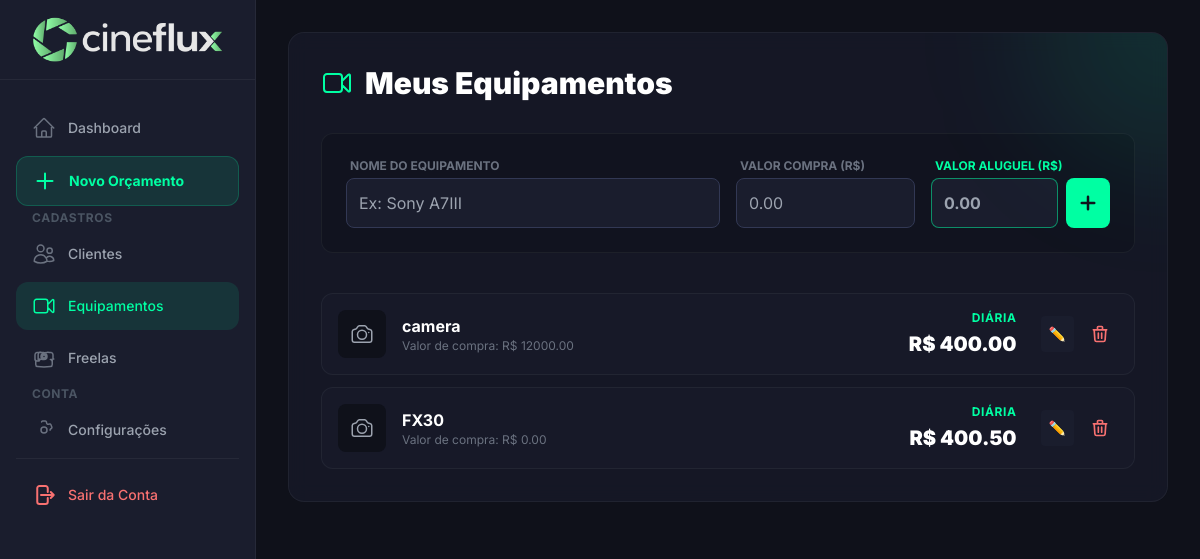
Page /operations/equipamentos (signed in) on the committed database.
### app/models.py (models this page shows)
class Equipment(db.Model):
    __tablename__ = 'equipment'
    id = db.Column(db.Integer, primary_key=True)
    user_id = db.Column(db.Integer, db.ForeignKey('user.id'), nullable=False, index=True)
    name = db.Column(db.String(100), nullable=False)
    purchase_value = db.Column(db.Numeric(12, 2), default=0.00)
    rental_value = db.Column(db.Numeric(12, 2), default=0.00)

### app/routes/operations.py (the view, shortened to what this page needs)
@operations_bp.route('/equipamentos', methods=['GET', 'POST'])
@login_required
def my_equipment():
    return render_template('my_equipment.html', equipments=Equipment.query.filter_by(user_id=current_user.id).all())

### app/templates/my_equipment.html (shortened to what this page needs)
{% extends "base.html" %}
{% block content %}
<div class="max-w-4xl mx-auto pb-20">
    <div class="glass p-8 rounded-2xl border border-white/5 relative overflow-hidden">
        <div class="absolute top-0 right-0 w-64 h-64 bg-neon-500/10 rounded-full blur-3xl -mr-32 -mt-32 pointer-events-none"></div>
        <h2 class="text-3xl font-black text-white mb-8 flex items-center gap-3">
            Meus Equipamentos
        </h2>
        <form method="POST" action="{{ url_for('operations.my_equipment') }}" class="grid grid-cols-1 md:grid-cols-4 gap-4 mb-10 bg-dark-900/50 p-6 rounded-xl border border-white/5">
            <div class="md:col-span-2">
                <label class="text-xs text-gray-500 font-bold ml-1 mb-1 block">NOME DO EQUIPAMENTO</label>
                <input type="text" name="name" required placeholder="Ex: Sony A7III" class="w-full bg-dark-800 border border-dark-600 rounded-lg p-3 text-white focus:border-neon-500 outline-none transition">
            </div>
            <div>
                <label class="text-xs text-gray-500 font-bold ml-1 mb-1 block">VALOR COMPRA (R$)</label>
                <input type="number" step="0.01" name="purchase_value" placeholder="0.00" class="w-full bg-dark-800 border border-dark-600 rounded-lg p-3 text-white focus:border-neon-500 outline-none transition">
            </div>
            <div>
                <label class="text-xs text-neon-500 font-bold ml-1 mb-1 block">VALOR ALUGUEL (R$)</label>
                <div class="flex gap-2">
                    <input type="number" step="0.01" name="rental_value" required placeholder="0.00" class="w-full bg-dark-800 border border-neon-500/50 rounded-lg p-3 text-white focus:border-neon-500 outline-none transition font-bold">
                    <button type="submit" class="bg-neon-500 hover:bg-neon-400 text-dark-900 p-3 rounded-lg font-bold transition flex items-center justify-center">
                        <svg xmlns="http://www.w3.org/2000/svg" fill="none" viewBox="0 0 24 24" stroke-width="3" stroke="currentColor" class="w-5 h-5"><path stroke-linecap="round" stroke-linejoin="round" d="M12 4.5v15m7.5-7.5h-15" /></svg>
                    </button>
                </div>
            </div>
        </form>
        <div class="space-y-3">
            {% for gear in equipments %}
            <div class="flex items-center justify-between p-4 bg-dark-800/50 border border-white/5 rounded-xl hover:bg-dark-800 transition group">
                <div class="flex items-center gap-4">
                    <div class="bg-dark-900 p-3 rounded-lg text-gray-400">
                    </div>
                    <div>
                        <h3 class="font-bold text-white">{{ gear.name }}</h3>
                        <p class="text-xs text-gray-500">Valor de compra: R$ {{ "%.2f"|format(gear.purchase_value or 0) }}</p>
                    </div>
                </div>
                <div class="flex items-center gap-6">
                    <div class="text-right">
                        <p class="text-xs text-neon-500 font-bold uppercase tracking-wider mb-1">Diária</p>
                        <p class="text-xl font-black text-white">R$ {{ "%.2f"|format(gear.rental_value) }}</p>
                    </div>
                    <div class="flex gap-2">
                        <a href="{{ url_for('operations.edit_equipment', id=gear.id) }}" class="bg-dark-800 hover:bg-dark-700 p-2 rounded text-gray-300 text-sm transition" title="Editar">
                            ✏️
                        </a>
                        <form action="{{ url_for('operations.delete_equipment', id=gear.id) }}" method="POST" class="inline" onsubmit="return confirm('Tem certeza que deseja excluir?');">
                            <button type="submit" class="text-red-400 hover:text-red-300 p-2 transition hover:scale-110" title="Excluir">
                                <svg xmlns="http://www.w3.org/2000/svg" class="h-5 w-5" fill="none" viewBox="0 0 24 24" stroke="currentColor" stroke-width="2">
                                    <path stroke-linecap="round" stroke-linejoin="round" d="M19 7l-.867 12.142A2 2 0 0116.138 21H7.862a2 2 0 01-1.995-1.858L5 7m5 4v6m4-6v6m1-10V4a1 1 0 00-1-1h-4a1 1 0 00-1 1v3M4 7h16" />
                                </svg>
                            </button>
                        </form>
                    </div>
                </div>
            </div>
            {% else %}
            <div class="text-center py-12 text-gray-500 border border-dashed border-gray-700 rounded-xl">
                <p>Nenhum equipamento cadastrado ainda.</p>
            </div>
            {% endfor %}
        </div>
    </div>
</div>
{% endblock %}

### app/templates/base.html (shortened to what this page needs)
<!DOCTYPE html>
<html lang="pt-br">
<head>
    <script src="https://cdn.tailwindcss.com"></script>
</head>
<body class="flex h-screen overflow-hidden font-sans bg-dark-900">
    {% if request.endpoint != 'auth.login' and request.endpoint != 'auth.register' %}
    <aside class="sidebar w-64 bg-dark-800 border-r border-white/5 hidden md:flex flex-col z-50">
        <div class="h-20 flex items-center px-6 border-b border-white/5">
            <img src="{{ url_for('static', filename='logo.png') }}" alt="CineOrça" class="h-20 w-auto object-contain">
        </div>
        <nav class="flex-1 px-4 space-y-1 mt-6 overflow-y-auto">
            <a href="{{ url_for('dashboard.dashboard') }}"
               class="group flex items-center gap-3 px-4 py-3 text-sm font-medium rounded-xl transition {{ 'bg-neon-500/10 text-neon-500' if request.endpoint == 'dashboard.dashboard' else 'text-gray-400 hover:bg-dark-700 hover:text-white' }}">
                <svg xmlns="http://www.w3.org/2000/svg" fill="none" viewBox="0 0 24 24" stroke-width="1.5" stroke="currentColor" class="w-6 h-6 shrink-0 transition {{ 'text-neon-500' if request.endpoint == 'dashboard.dashboard' else 'text-gray-500 group-hover:text-white' }}">
                  <path stroke-linecap="round" stroke-linejoin="round" d="M2.25 12l8.954-8.955c.44-.439 1.152-.439 1.591 0L21.75 12M4.5 9.75v10.125c0 .621.504 1.125 1.125 1.125H9.75v-4.875c0-.621.504-1.125 1.125-1.125h2.25c.621 0 1.125.504 1.125 1.125V21h4.125c.621 0 1.125-.504 1.125-1.125V9.75M8.25 21h8.25" />
                </svg>
                <span>Dashboard</span>
            </a>
            <a href="{{ url_for('budget.new_budget') }}"
               class="group flex items-center gap-3 px-4 py-3 text-sm font-bold rounded-xl transition mt-6 mb-6 {{ 'bg-neon-500/20 text-neon-500 border border-neon-500/30' if request.endpoint == 'budget.new_budget' else 'bg-neon-500/10 text-neon-500 border border-neon-500/20 hover:bg-neon-500/20' }}">
                <svg xmlns="http://www.w3.org/2000/svg" fill="none" viewBox="0 0 24 24" stroke-width="2" stroke="currentColor" class="w-6 h-6 shrink-0">
                  <path stroke-linecap="round" stroke-linejoin="round" d="M12 4.5v15m7.5-7.5h-15" />
                </svg>
                <span>Novo Orçamento</span>
            </a>
            <p class="px-4 text-xs font-bold text-gray-600 uppercase tracking-wider mt-8 mb-3">Cadastros</p>
            <a href="{{ url_for('operations.my_clients') }}"
               class="group flex items-center gap-3 px-4 py-3 text-sm font-medium rounded-xl transition {{ 'bg-neon-500/10 text-neon-500' if request.endpoint == 'operations.my_clients' else 'text-gray-400 hover:bg-dark-700 hover:text-white' }}">
                <svg xmlns="http://www.w3.org/2000/svg" fill="none" viewBox="0 0 24 24" stroke-width="1.5" stroke="currentColor" class="w-6 h-6 shrink-0 transition {{ 'text-neon-500' if request.endpoint == 'operations.my_clients' else 'text-gray-500 group-hover:text-white' }}">
                  <path stroke-linecap="round" stroke-linejoin="round" d="M15 19.128a9.38 9.38 0 002.625.372 9.337 9.337 0 004.121-.952 4.125 4.125 0 00-7.533-2.493M15 19.128v-.003c0-1.113-.285-2.16-.786-3.07M15 19.128v.106A12.318 12.318 0 018.624 21c-2.331 0-4.512-.645-6.374-1.766l-.001-.109a6.375 6.375 0 0111.964-3.07M12 6.375a3.375 3.375 0 11-6.75 0 3.375 3.375 0 016.75 0zm8.25 2.25a2.625 2.625 0 11-5.25 0 2.625 2.625 0 015.25 0z" />
                </svg>
                <span>Clientes</span>
            </a>
            <a href="{{ url_for('operations.my_equipment') }}"
               class="group flex items-center gap-3 px-4 py-3 text-sm font-medium rounded-xl transition {{ 'bg-neon-500/10 text-neon-500' if request.endpoint == 'operations.my_equipment' else 'text-gray-400 hover:bg-dark-700 hover:text-white' }}">
                <svg xmlns="http://www.w3.org/2000/svg" fill="none" viewBox="0 0 24 24" stroke-width="1.5" stroke="currentColor" class="w-6 h-6 shrink-0 transition {{ 'text-neon-500' if request.endpoint == 'operations.my_equipment' else 'text-gray-500 group-hover:text-white' }}">
                  <path stroke-linecap="round" stroke-linejoin="round" d="M15.75 10.5l4.72-4.72a.75.75 0 011.28.53v11.38a.75.75 0 01-1.28.53l-4.72-4.72M4.5 18.75h9a2.25 2.25 0 002.25-2.25v-9a2.25 2.25 0 00-2.25-2.25h-9A2.25 2.25 0 002.25 7.5v9a2.25 2.25 0 002.25 2.25z" />
                </svg>
                <span>Equipamentos</span>
            </a>
            <a href="{{ url_for('operations.freelancers') }}"
               class="group flex items-center gap-3 px-4 py-3 text-sm font-medium rounded-xl transition {{ 'bg-neon-500/10 text-neon-500' if request.endpoint == 'operations.freelancers' else 'text-gray-400 hover:bg-dark-700 hover:text-white' }}">
                <svg xmlns="http://www.w3.org/2000/svg" fill="none" viewBox="0 0 24 24" stroke-width="1.5" stroke="currentColor" class="w-6 h-6 shrink-0 transition {{ 'text-neon-500' if request.endpoint == 'operations.freelancers' else 'text-gray-500 group-hover:text-white' }}">
                  <path stroke-linecap="round" stroke-linejoin="round" d="M20.25 14.15v4.25c0 1.094-.787 2.036-1.872 2.18-2.087.277-4.216.42-6.378.42s-4.291-.143-6.378-.42c-1.085-.144-1.872-1.086-1.872-2.18v-4.25m16.5 0a2.18 2.18 0 00.75-1.661V8.706c0-1.081-.768-2.015-1.837-2.175a48.111 48.111 0 00-3.413-.387m4.5 8.006c-.194.165-.42.295-.67.38m-4.5-8.006c-.915.087-1.854.149-2.808.149-1.46 0-2.896-.144-4.283-.417m0 0c-1.069.16-1.837 1.094-1.837 2.175v4.783c0 .68.315 1.297.82 1.708m0 0c.195-.165.42-.295.67-.38m14.13-1.413a48.117 48.117 0 01-3.413.387m-7.5 0a48.117 48.117 0 01-3.413-.387m0 0A2.186 2.186 0 013 12.489V8.706c0-1.081.768-2.015 1.837-2.175a48.111 48.111 0 013.413-.387m7.5 0a48.111 48.111 0 013.413.387m-7.5 0c-.954 0-1.893-.062-2.808-.149M15 10.5a3 3 0 11-6 0 3 3 0 016 0zm-1.5 0a1.5 1.5 0 11-3 0 1.5 1.5 0 013 0z" />
                </svg>
                <span>Freelas</span>
            </a>
            <p class="px-4 text-xs font-bold text-gray-600 uppercase tracking-wider mt-8 mb-3">Conta</p>
            <a href="{{ url_for('dashboard.settings') }}"
               class="group flex items-center gap-3 px-4 py-3 text-sm font-medium rounded-xl transition {{ 'bg-neon-500/10 text-neon-500' if request.endpoint == 'dashboard.settings' else 'text-gray-400 hover:bg-dark-700 hover:text-white' }}">
                <svg xmlns="http://www.w3.org/2000/svg" fill="none" viewBox="0 0 24 24" stroke-width="1.5" stroke="currentColor" class="w-6 h-6 shrink-0 transition {{ 'text-neon-500' if request.endpoint == 'dashboard.settings' else 'text-gray-500 group-hover:text-white' }}">
                  <path stroke-linecap="round" stroke-linejoin="round" d="M9.594 3.94c.09-.542.56-.94 1.11-.94h2.593c.55 0 1.02.398 1.11.94l.213 1.281c.063.374.313.686.645.87.33.183.705.247 1.07.184l1.302-.227c.532-.093 1.078.168 1.296.66l.895 2.225c.217.51.063 1.11-.357 1.44l-1.003.828c-.293.242-.435.635-.372 1.012" />
                  <path stroke-linecap="round" stroke-linejoin="round" d="M15 12a3 3 0 11-6 0 3 3 0 016 0z" />
                </svg>
                <span>Configurações</span>
            </a>
            <div class="pt-6 mt-6 border-t border-white/5 pb-6 px-4">
                <form action="{{ url_for('auth.logout') }}" method="POST" class="inline">
                    <button type="submit" class="group flex items-center gap-3 w-full text-left text-sm font-medium text-red-400 hover:text-red-300 transition">
                        Sair da Conta
                    </button>
                </form>
            </div>
        </nav>
    </aside>
    {% endif %}
    <main class="flex-1 overflow-y-auto relative h-full bg-dark-900">
        <div class="p-4 md:p-8 max-w-7xl mx-auto">
            {% block content %}{% endblock %}
        </div>
    </main>
</body>
</html>

### app/templates/base.html (style rules this page uses)
body { background-color: #0f111a; color: white; }
.glass { background: rgba(26, 29, 45, 0.6); backdrop-filter: blur(10px); }

### rows in the picture
Equipment: name "camera", purchase_value "12000.00", rental_value "400.00"
Equipment: name "FX30", purchase_value "0.00", rental_value "400.50"
